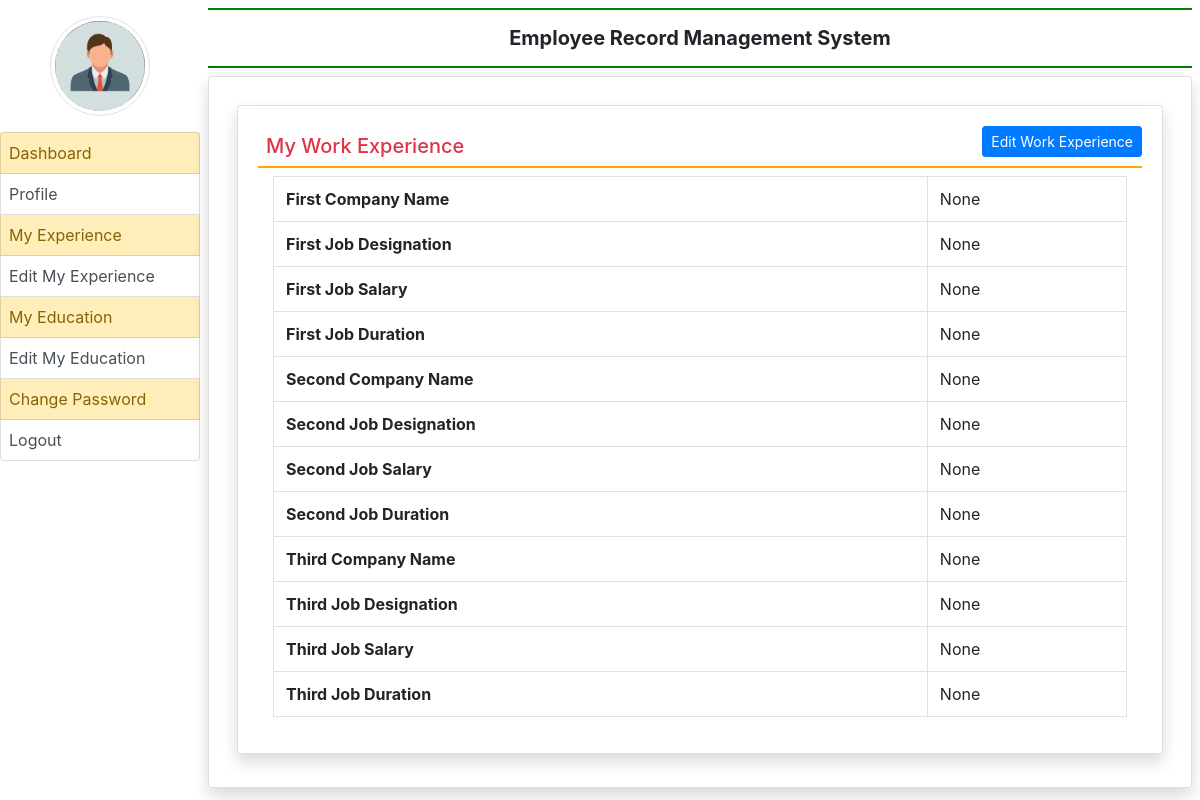
The page /my_experience/ (signed in) on the database as committed earlier.
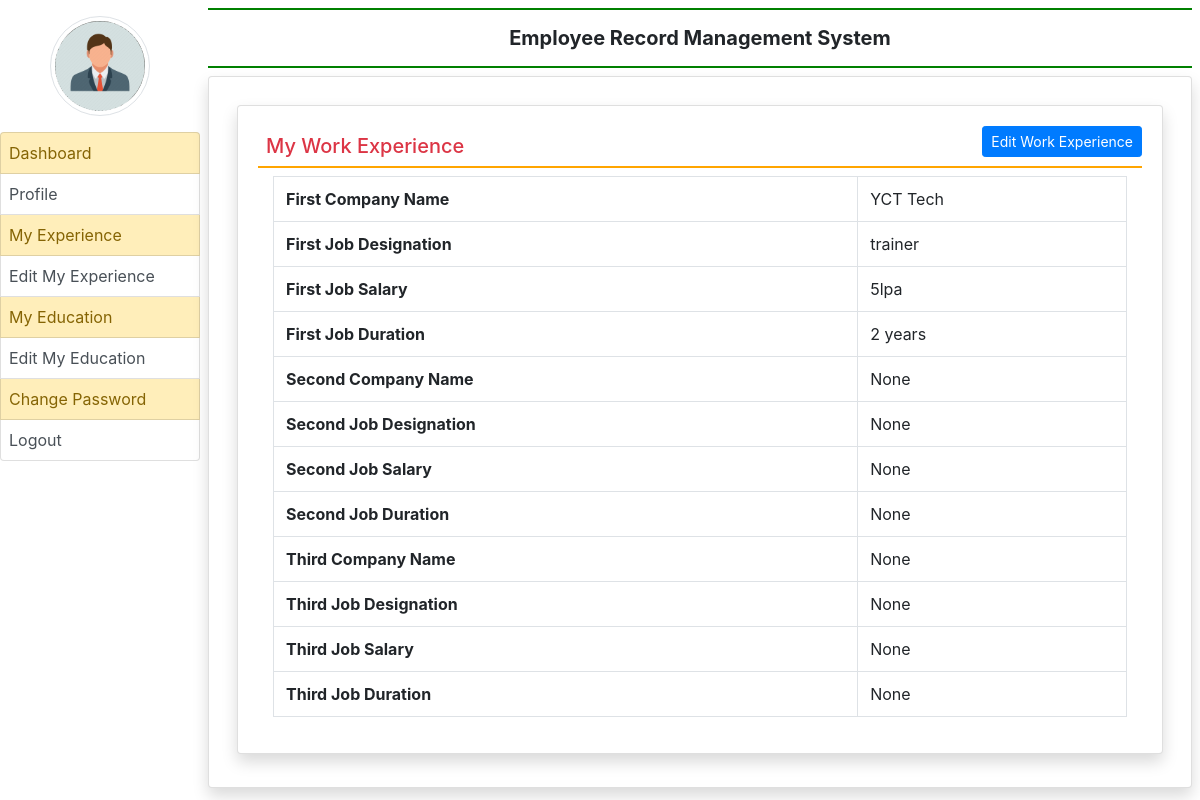
The same page on the database as committed later.
### employee/models.py (models this page shows, shortened)
class EmployeeExperience(models.Model):
    user = models.ForeignKey(User,on_delete=models.CASCADE)
    company1name= models.CharField(max_length=100,null=True)
    company1desig= models.CharField(max_length=100,null=True)
    company1salary = models.CharField(max_length=100,null=True)
    company1duration = models.CharField(max_length=100,null=True)
    company2name= models.CharField(max_length=100,null=True)
    company2desig= models.CharField(max_length=100,null=True)
    company2salary = models.CharField(max_length=100,null=True)
    company2duration = models.CharField(max_length=100,null=True)
    company3name= models.CharField(max_length=100,null=True)
    company3desig= models.CharField(max_length=100,null=True)
    company3salary = models.CharField(max_length=100,null=True)
    company3duration = models.CharField(max_length=100,null=True)

### employee/views.py (the view)
# urls.py: path('my_experience/',my_experience,name = 'my_experience'),
def my_experience(request):
    if not request.user.is_authenticated:
        return redirect('emp_login')
    user = request.user
    experience =EmployeeExperience.objects.get(user=user)
    return render(request,'my_experience.html',locals())

### employee/templates/my_experience.html
{% extends 'emp_base.html' %}
{% block main %}
<div class=" card shadow m-2">
    <div class="card-body">
        <a href="{% url 'edit_myexperience' %}" class="btn btn-primary float-right btn-sm ">Edit Work Experience</a>
        <h5 class="p-2 text-danger" style=" border-bottom : 2px solid orange "> My Work Experience</h5>
        <div class=" container-fluid">
            <table class="table table-bordered">
                <tr>
                    <th>First Company Name</th>
                    <td>{{experience.company1name}}</td>
                </tr>
                <tr>
                    <th>First Job Designation</th>
                    <td>{{experience.company1desig}}</td>
                </tr>
                <tr>
                    <th>First Job Salary</th>
                    <td>{{experience.company1salary}}</td>
                </tr>
                <tr>
                    <th>First Job Duration</th>
                    <td>{{experience.company1duration}}</td>
                </tr>
                <tr>
                    <th>Second Company Name</th>
                    <td>{{experience.company2name}}</td>
                </tr>
                <tr>
                    <th>Second Job Designation</th>
                    <td>{{experience.company2desig}}</td>
                </tr>
                <tr>
                    <th>Second Job Salary</th>
                    <td>{{experience.company2salary}}</td>
                </tr>
                <tr>
                    <th>Second Job Duration</th>
                    <td>{{experience.company2duration}}</td>
                </tr>
                <tr>
                    <th>Third Company Name</th>
                    <td>{{experience.company3name}}</td>
                </tr>
                <tr>
                    <th>Third Job Designation</th>
                    <td>{{experience.company3desig}}</td>
                </tr>
                <tr>
                    <th>Third Job Salary</th>
                    <td>{{experience.company3salary}}</td>
                </tr>
                <tr>
                    <th>Third Job Duration</th>
                    <td>{{experience.company3duration}}</td>
                </tr>
            </table>
        </div>
    </div>
</div>
{% endblock %}

Rows that differ between the two databases and show on the page:
changed EmployeeExperience "None": company1name "None" → "YCT Tech"; company1desig "None" → "trainer"; company1salary "None" → "5lpa"; company1duration "None" → "2 years"
